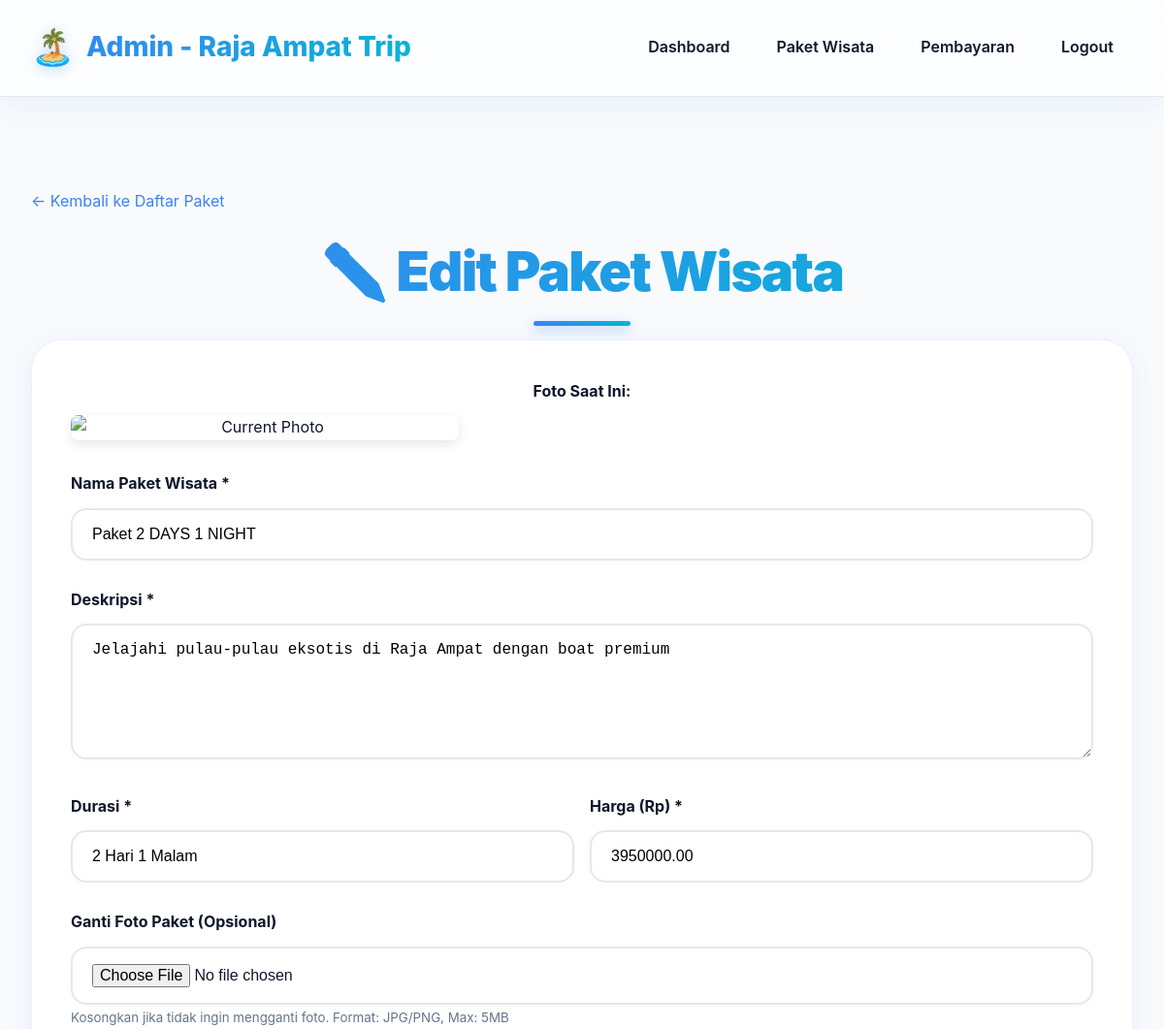
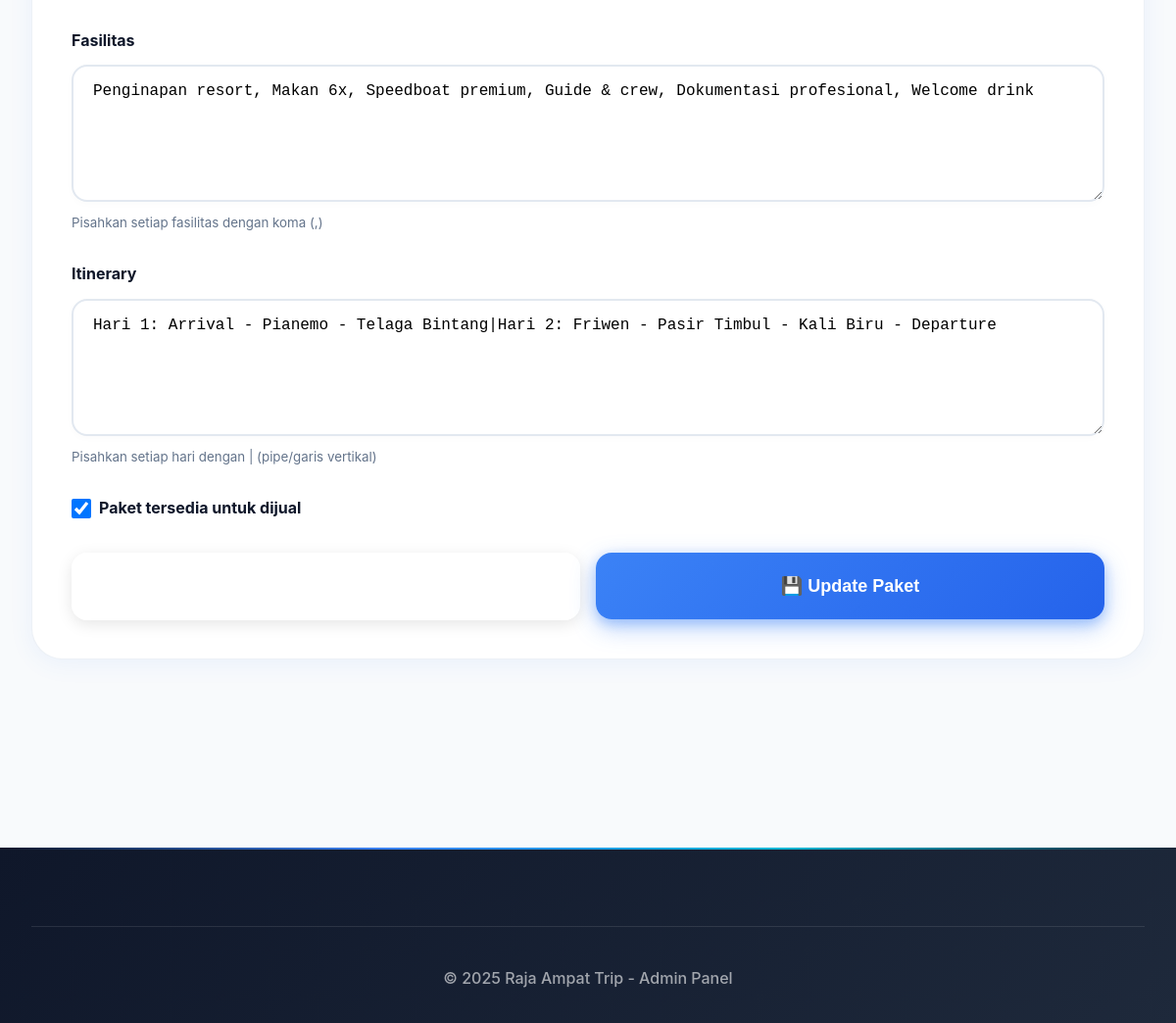
The app's page /admin/paket-edit.php?id=2 (signed in) with its own data (2 pictures, top to bottom).
### tables this page shows
CREATE TABLE IF NOT EXISTS paket_wisata (
    id INT AUTO_INCREMENT PRIMARY KEY,
    nama_paket VARCHAR(200) NOT NULL,
    deskripsi TEXT,
    durasi VARCHAR(50),
    harga DECIMAL(12,2) NOT NULL,
    foto VARCHAR(255),
    fasilitas TEXT,
    itinerary TEXT,
    tersedia BOOLEAN DEFAULT 1,
    created_at TIMESTAMP DEFAULT CURRENT_TIMESTAMP,
    updated_at TIMESTAMP DEFAULT CURRENT_TIMESTAMP ON UPDATE CURRENT_TIMESTAMP
);

### admin/paket-edit.php (the view, shortened to what this page needs)
<?php
require_once '../includes/config.php';
$id = $_GET['id'] ?? 0;
$stmt = $pdo->prepare("SELECT * FROM paket_wisata WHERE id = ?");
$stmt->execute([$id]);
$package = $stmt->fetch();
?>
<!DOCTYPE html>
<html lang="id">
<head>
    <link rel="stylesheet" href="../public/assets/css/style.css">
</head>
<body>
    <nav class="navbar">
        <div class="container">
            <a href="dashboard.php" class="navbar-brand">Admin - <?= SITE_NAME ?></a>
            <ul class="navbar-menu">
                <li><a href="dashboard.php">Dashboard</a></li>
                <li><a href="paket-list.php">Paket Wisata</a></li>
                <li><a href="pembayaran-list.php">Pembayaran</a></li>
                <li><a href="logout.php">Logout</a></li>
            </ul>
        </div>
    </nav>
    <section class="section">
        <div class="container">
            <a href="paket-list.php" style="color: var(--primary); margin-bottom: 1rem; display: inline-block;">← Kembali ke Daftar Paket</a>
            <h2 class="section-title">✏️ Edit Paket Wisata</h2>
            <div class="detail-info">
                <?php if ($package['foto']): ?>
                    <div style="margin-bottom: 2rem; text-align: center;">
                        <label class="form-label">Foto Saat Ini:</label>
                        <img src="../public/uploads/paket/<?= htmlspecialchars($package['foto']) ?>"
                             alt="Current Photo"
                             style="max-width: 400px; width: 100%; border-radius: 8px; box-shadow: 0 4px 12px rgba(0,0,0,0.1);"
                             onerror="this.src='../public/assets/img/placeholder.jpg'">
                    </div>
                <?php endif; ?>
                <form method="POST" enctype="multipart/form-data">
                    <div class="form-group">
                        <label class="form-label">Nama Paket Wisata *</label>
                        <input type="text" name="nama_paket" class="form-control"
                               placeholder="Contoh: Paket Snorkeling Paradise" required
                               value="<?= htmlspecialchars($_POST['nama_paket'] ?? $package['nama_paket']) ?>">
                    </div>
                    <div class="form-group">
                        <label class="form-label">Deskripsi *</label>
                        <textarea name="deskripsi" class="form-control" required
                                  placeholder="Jelaskan tentang paket wisata ini..."><?= htmlspecialchars($_POST['deskripsi'] ?? $package['deskripsi']) ?></textarea>
                    </div>
                    <div style="display: grid; grid-template-columns: 1fr 1fr; gap: 1rem;">
                        <div class="form-group">
                            <label class="form-label">Durasi *</label>
                            <input type="text" name="durasi" class="form-control"
                                   placeholder="Contoh: 3 Hari 2 Malam" required
                                   value="<?= htmlspecialchars($_POST['durasi'] ?? $package['durasi']) ?>">
                        </div>
                        <div class="form-group">
                            <label class="form-label">Harga (Rp) *</label>
                            <input type="number" name="harga" class="form-control"
                                   placeholder="Contoh: 3500000" required min="0"
                                   value="<?= htmlspecialchars($_POST['harga'] ?? $package['harga']) ?>">
                        </div>
                    </div>
                    <div class="form-group">
                        <label class="form-label">Ganti Foto Paket (Opsional)</label>
                        <input type="file" name="foto" class="form-control"
                               accept="image/jpeg,image/png">
                        <small style="color: var(--gray);">Kosongkan jika tidak ingin mengganti foto. Format: JPG/PNG, Max: 5MB</small>
                    </div>
                    <div class="form-group">
                        <label class="form-label">Fasilitas</label>
                        <textarea name="fasilitas" class="form-control"
                                  placeholder="Pisahkan dengan koma. Contoh: Penginapan, Makan 3x sehari, Peralatan snorkeling"><?= htmlspecialchars($_POST['fasilitas'] ?? $package['fasilitas']) ?></textarea>
                        <small style="color: var(--gray);">Pisahkan setiap fasilitas dengan koma (,)</small>
                    </div>
                    <div class="form-group">
                        <label class="form-label">Itinerary</label>
                        <textarea name="itinerary" class="form-control"
                                  placeholder="Pisahkan dengan | (pipe). Contoh: Hari 1: Check in|Hari 2: Snorkeling"><?= htmlspecialchars($_POST['itinerary'] ?? $package['itinerary']) ?></textarea>
                        <small style="color: var(--gray);">Pisahkan setiap hari dengan | (pipe/garis vertikal)</small>
                    </div>
                    <div class="form-group">
                        <label style="display: flex; align-items: center; gap: 0.5rem; cursor: pointer;">
                            <input type="checkbox" name="tersedia" value="1"
                                   <?= $package['tersedia'] ? 'checked' : '' ?>
                                   style="width: 20px; height: 20px; cursor: pointer;">
                            <span class="form-label" style="margin: 0;">Paket tersedia untuk dijual</span>
                        </label>
                    </div>
                    <div style="display: grid; grid-template-columns: 1fr 1fr; gap: 1rem; margin-top: 2rem;">
                        <a href="paket-list.php" class="btn btn-outline" style="text-align: center;">
                        </a>
                        <button type="submit" class="btn btn-primary">
                            💾 Update Paket
                        </button>
                    </div>
                </form>
            </div>
        </div>
    </section>
    <footer class="footer">
        <div class="container">
            <div class="footer-bottom">
                <p>&copy; 2025 <?= SITE_NAME ?> - Admin Panel</p>
            </div>
        </div>
    </footer>
</body>
</html>

### records on screen
paket_wisata: nama_paket "Paket 2 DAYS 1 NIGHT", deskripsi "Jelajahi pulau-pulau eksotis di Raja Ampat dengan boat premium", durasi "2 Hari 1 Malam", harga "3950000.00", fasilitas "Penginapan resort, Makan 6x, Speedboat premium, Guide & crew, Dokumentasi profesional, Welcome drink", itinerary "Hari 1: Arrival - Pianemo - Telaga Bintang|Hari 2: Friwen - Pasir Timbul - Kali Biru - Departure", tersedia "☑"

### other values on screen
SITE_NAME "Raja Ampat Trip"
